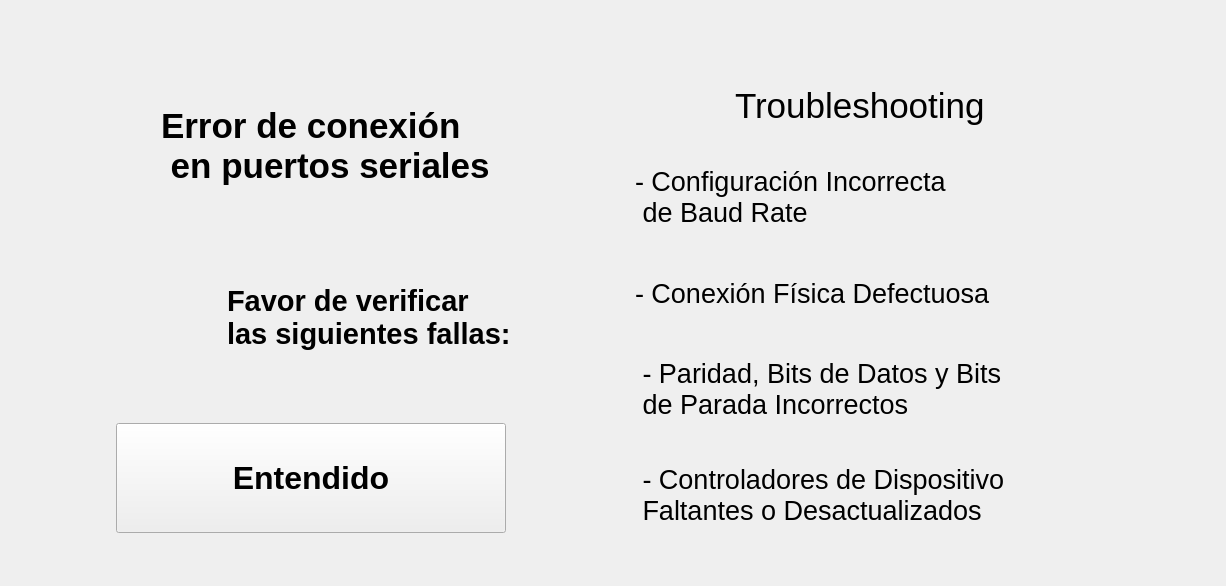
      <widget class="QWidget" name="page_2">
       <layout class="QGridLayout" name="gridLayout_7">
        <item row="0" column="0">
         <layout class="QHBoxLayout" name="horizontalLayout_42">
          <property name="topMargin">
           <number>60</number>
          </property>
          <property name="bottomMargin">
           <number>30</number>
          </property>
          <item>
           <layout class="QVBoxLayout" name="verticalLayout_19">
            <property name="leftMargin">
             <number>50</number>
            </property>
            <item>
             <layout class="QHBoxLayout" name="horizontalLayout_52">
              <property name="spacing">
               <number>30</number>
              </property>
              <item>
               <widget class="QLabel" name="lblTest1_8">
                <property name="minimumSize">
                 <size>
                  <width>70</width>
                  <height>70</height>
                 </size>
                </property>
                <property name="maximumSize">
                 <size>
                  <width>70</width>
                  <height>70</height>
                 </size>
                </property>
                <property name="text">
                 <string/>
                </property>
                <property name="pixmap">
                 <pixmap resource="../resources/resources.qrc">:/resources/connection.png</pixmap>
                </property>
                <property name="scaledContents">
                 <bool>true</bool>
                </property>
               </widget>
              </item>
              <item>
               <widget class="QLabel" name="lblCode_30">
                <property name="minimumSize">
                 <size>
                  <width>400</width>
                  <height>130</height>
                 </size>
                </property>
                <property name="maximumSize">
                 <size>
                  <width>400</width>
                  <height>130</height>
                 </size>
                </property>
                <property name="font">
                 <font>
                  <pointsize>26</pointsize>
                  <bold>true</bold>
                 </font>
                </property>
                <property name="text">
                 <string>Error de conexión
 en puertos seriales</string>
                </property>
               </widget>
              </item>
             </layout>
            </item>
            <item>
             <layout class="QHBoxLayout" name="horizontalLayout_17">
              <property name="spacing">
               <number>30</number>
              </property>
              <item>
               <widget class="QLabel" name="lblCode_31">
                <property name="minimumSize">
                 <size>
                  <width>70</width>
                  <height>70</height>
                 </size>
                </property>
                <property name="maximumSize">
                 <size>
                  <width>70</width>
                  <height>70</height>
                 </size>
                </property>
                <property name="text">
                 <string/>
                </property>
                <property name="pixmap">
                 <pixmap resource="../resources/resources.qrc">:/resources/magnifying-glass.png</pixmap>
                </property>
                <property name="scaledContents">
                 <bool>true</bool>
                </property>
                <property name="wordWrap">
                 <bool>false</bool>
                </property>
               </widget>
              </item>
              <item>
               <widget class="QLabel" name="label_5">
                <property name="minimumSize">
                 <size>
                  <width>300</width>
                  <height>180</height>
                 </size>
                </property>
                <property name="maximumSize">
                 <size>
                  <width>300</width>
                  <height>180</height>
                 </size>
                </property>
                <property name="font">
                 <font>
                  <pointsize>22</pointsize>
                  <bold>true</bold>
                 </font>
                </property>
                <property name="styleSheet">
                 <string notr="true"/>
                </property>
                <property name="text">
                 <string>Favor de verificar
las siguientes fallas:</string>
                </property>
               </widget>
              </item>
             </layout>
            </item>
            <item>
             <layout class="QHBoxLayout" name="horizontalLayout_18">
              <item>
               <layout class="QHBoxLayout" name="horizontalLayout_19">
                <property name="spacing">
                 <number>60</number>
                </property>
                <item>
                 <widget class="QPushButton" name="btnSerialErrorOK">
                  <property name="minimumSize">
                   <size>
                    <width>390</width>
                    <height>110</height>
                   </size>
                  </property>
                  <property name="maximumSize">
                   <size>
                    <width>390</width>
                    <height>110</height>
                   </size>
                  </property>
                  <property name="font">
                   <font>
                    <pointsize>24</pointsize>
                    <bold>true</bold>
                   </font>
                  </property>
                  <property name="styleSheet">
                   <string notr="true">QPushButton {
	
	color: rgb(255, 255, 255);
	background-color: rgb(11, 186, 78);
     border: 4px solid rgb(11, 186, 78); /* Borde para el QStackedWidget */
    border-radius: 25px; /* Bordes redondeados solo para el QStackedWidget */
    padding: 5px; /* Opcional: agrega espacio interno */
}

QPushButton &gt; * {
    border: none; /* Asegura que los elementos dentro del QStackedWidget no hereden el borde */
    border-radius: 0px; /* Restablece el border-radius para los elementos internos */
    background-color: transparent; /* Opción para mantener el fondo de los elementos internos */
}</string>
                  </property>
                  <property name="text">
                   <string>Entendido</string>
                  </property>
                 </widget>
                </item>
               </layout>
              </item>
             </layout>
            </item>
           </layout>
          </item>
          <item>
           <spacer name="horizontalSpacer_43">
            <property name="orientation">
             <enum>Qt::Horizontal</enum>
            </property>
            <property name="sizeType">
             <enum>QSizePolicy::Expanding</enum>
            </property>
            <property name="sizeHint" stdset="0">
             <size>
              <width>68</width>
              <height>20</height>
             </size>
            </property>
           </spacer>
          </item>
          <item>
           <layout class="QVBoxLayout" name="verticalLayout_6">
            <item>
             <layout class="QHBoxLayout" name="horizontalLayout_53">
              <property name="spacing">
               <number>30</number>
              </property>
              <item>
               <widget class="QLabel" name="lblTest1_9">
                <property name="minimumSize">
                 <size>
                  <width>70</width>
                  <height>70</height>
                 </size>
                </property>
                <property name="maximumSize">
                 <size>
                  <width>70</width>
                  <height>70</height>
                 </size>
                </property>
                <property name="text">
                 <string/>
                </property>
                <property name="pixmap">
                 <pixmap resource="../resources/resources.qrc">:/resources/warning.png</pixmap>
                </property>
                <property name="scaledContents">
                 <bool>true</bool>
                </property>
               </widget>
              </item>
              <item>
               <widget class="QLabel" name="lblCode_32">
                <property name="minimumSize">
                 <size>
                  <width>450</width>
                  <height>30</height>
                 </size>
                </property>
                <property name="font">
                 <font>
                  <pointsize>26</pointsize>
                 </font>
                </property>
                <property name="text">
                 <string>Troubleshooting</string>
                </property>
               </widget>
              </item>
             </layout>
            </item>
            <item>
             <layout class="QVBoxLayout" name="verticalLayout_4">
              <item>
               <widget class="QLabel" name="label_3">
                <property name="minimumSize">
                 <size>
                  <width>580</width>
                  <height>100</height>
                 </size>
                </property>
                <property name="maximumSize">
                 <size>
                  <width>580</width>
                  <height>100</height>
                 </size>
                </property>
                <property name="font">
                 <font>
                  <pointsize>20</pointsize>
                 </font>
                </property>
                <property name="text">
                 <string>- Configuración Incorrecta
 de Baud Rate</string>
                </property>
               </widget>
              </item>
              <item>
               <widget class="QLabel" name="label_6">
                <property name="minimumSize">
                 <size>
                  <width>580</width>
                  <height>80</height>
                 </size>
                </property>
                <property name="maximumSize">
                 <size>
                  <width>580</width>
                  <height>80</height>
                 </size>
                </property>
                <property name="font">
                 <font>
                  <pointsize>20</pointsize>
                 </font>
                </property>
                <property name="text">
                 <string>- Conexión Física Defectuosa</string>
                </property>
               </widget>
              </item>
              <item>
               <widget class="QLabel" name="label_11">
                <property name="minimumSize">
                 <size>
                  <width>580</width>
                  <height>100</height>
                 </size>
                </property>
                <property name="maximumSize">
                 <size>
                  <width>580</width>
                  <height>100</height>
                 </size>
                </property>
                <property name="font">
                 <font>
                  <pointsize>20</pointsize>
                 </font>
                </property>
                <property name="text">
                 <string> - Paridad, Bits de Datos y Bits
 de Parada Incorrectos</string>
                </property>
               </widget>
              </item>
              <item>
               <widget class="QLabel" name="label_23">
                <property name="minimumSize">
                 <size>
                  <width>580</width>
                  <height>100</height>
                 </size>
                </property>
                <property name="maximumSize">
                 <size>
                  <width>580</width>
                  <height>100</height>
                 </size>
                </property>
                <property name="font">
                 <font>
                  <pointsize>20</pointsize>
                 </font>
                </property>
                <property name="text">
                 <string> - Controladores de Dispositivo
 Faltantes o Desactualizados</string>
                </property>
               </widget>
              </item>
             </layout>
            </item>
           </layout>
          </item>
         </layout>
        </item>
       </layout>
      </widget>
